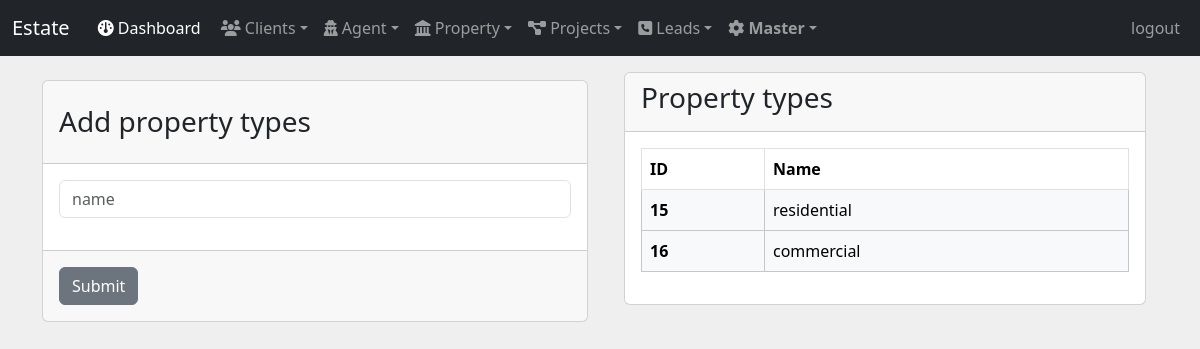
Page /property_types (signed in) on the committed database.
### main/models.py (models this page shows, shortened)
class propertyTypes(models.Model):
    name = models.CharField(max_length=100, unique=True)
    owner = models.IntegerField(default=1)

### main/views.py (the view)
# urls.py: path('property_types', views.property_types, name='property_types'),
def property_types(request):
    types = propertyTypes.objects.filter(owner=request.user.id)
    if request.method == 'POST':
        form = propertyTypesForm(request.POST)
        if form.is_valid():
            ptype = form.save(commit=False)
            ptype.owner = request.user.id
            ptype.save()
            messages.success(request, 'An property Type has been created')
            return redirect('property_types')
        else :
            messages.success(request, 'form was invalid . try again')
            return redirect('property_types')
    else :
        form = propertyTypesForm()
    return render(request, 'property_types.html', {'form': form, 'types': types})

### main/forms.py
class propertyTypesForm(forms.ModelForm):
  class Meta:
    model = propertyTypes
    fields = ('name',)
    labels = {
        'name' : ''}
    widgets = {
      'name' : forms.TextInput(attrs={'class':'form-control', "placeholder": "name"})}

### main/templates/property_types.html (shortened to what this page needs)
{% extends "base.html" %}
{% block content %}
<div class='container'>
    <div class="row">
        <div class="col-md-6">
            <div class="card my-4">
                <div class="card-header">
                    <h3 class='my-3'>Add property types</h3>
                </div>
                <div class="card-body">
                    <form method='POST'>
                        {{ form.as_p}}
                </div>
                <div class="card-footer text-body-secondary">
                    <input class='btn btn-secondary my-2' type='submit'>
                </div>
            </div>
        </div>
        <div class="col-md-6">
            <div class='container my-3'>
                <div class="card">
                    <div class="card-header">
                        <h3>Property types</h3>
                    </div>
                    <div class="card-body">
                        <table class="table table-bordered table-hover">
                            <thead>
                                <tr>
                                    <th scope="col">ID</th>
                                    <th scope="col">Name</th>
                                </tr>
                            </thead>
                            <tbody>
                                {% for type in types %}
                                <tr class="table-light">
                                    <th scope="row">{{ type.id }}</th>
                                    <td class="text-truncate" style="max-width: 150px;">{{ type.name }}</td>
                                </tr>
                                {% endfor %}
                            </tbody>
                        </table>
                    </div>
                </div>
            </div>
        </div>
    </div>
</div>
{% endblock content %}

### main/templates/base.html (style rules this page uses)
body { background-color: rgb(240, 239, 239); }

### rows in the picture
propertyTypes: id "15", name "residential"
propertyTypes: id "16", name "commercial"
